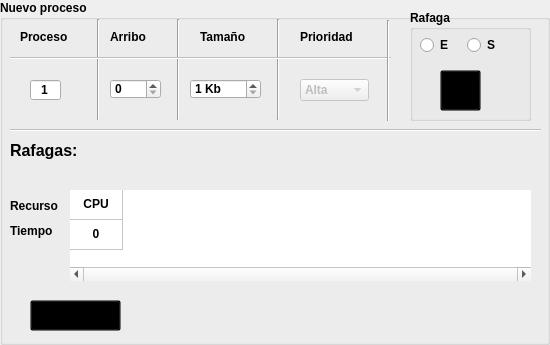
     <widget class="QGroupBox" name="lay_procesos">
      <property name="enabled">
       <bool>true</bool>
      </property>
      <property name="geometry">
       <rect>
        <x>10</x>
        <y>160</y>
        <width>550</width>
        <height>345</height>
       </rect>
      </property>
      <property name="sizePolicy">
       <sizepolicy hsizetype="Preferred" vsizetype="Expanding">
        <horstretch>0</horstretch>
        <verstretch>0</verstretch>
       </sizepolicy>
      </property>
      <property name="minimumSize">
       <size>
        <width>0</width>
        <height>0</height>
       </size>
      </property>
      <property name="maximumSize">
       <size>
        <width>580</width>
        <height>345</height>
       </size>
      </property>
      <property name="font">
       <font>
        <pointsize>9</pointsize>
        <weight>75</weight>
        <bold>true</bold>
       </font>
      </property>
      <property name="autoFillBackground">
       <bool>false</bool>
      </property>
      <property name="title">
       <string>Nuevo proceso</string>
      </property>
      <widget class="QSpinBox" name="arribo">
       <property name="geometry">
        <rect>
         <x>110</x>
         <y>79</y>
         <width>51</width>
         <height>20</height>
        </rect>
       </property>
       <property name="font">
        <font>
         <pointsize>9</pointsize>
        </font>
       </property>
       <property name="maximum">
        <number>1000</number>
       </property>
      </widget>
      <widget class="QSpinBox" name="tam">
       <property name="geometry">
        <rect>
         <x>190</x>
         <y>79</y>
         <width>71</width>
         <height>20</height>
        </rect>
       </property>
       <property name="font">
        <font>
         <pointsize>9</pointsize>
        </font>
       </property>
       <property name="accelerated">
        <bool>true</bool>
       </property>
       <property name="suffix">
        <string> Kb</string>
       </property>
       <property name="minimum">
        <number>1</number>
       </property>
       <property name="maximum">
        <number>4096</number>
       </property>
      </widget>
      <widget class="QLabel" name="lab_idp">
       <property name="geometry">
        <rect>
         <x>20</x>
         <y>29</y>
         <width>51</width>
         <height>16</height>
        </rect>
       </property>
       <property name="font">
        <font>
         <family>Arial</family>
         <pointsize>9</pointsize>
         <weight>75</weight>
         <bold>true</bold>
        </font>
       </property>
       <property name="text">
        <string>Proceso</string>
       </property>
      </widget>
      <widget class="QLabel" name="lab_tam">
       <property name="geometry">
        <rect>
         <x>200</x>
         <y>29</y>
         <width>61</width>
         <height>16</height>
        </rect>
       </property>
       <property name="font">
        <font>
         <family>Arial</family>
         <pointsize>9</pointsize>
         <weight>75</weight>
         <bold>true</bold>
        </font>
       </property>
       <property name="text">
        <string>Tamaño</string>
       </property>
      </widget>
      <widget class="QTableWidget" name="rafaga">
       <property name="geometry">
        <rect>
         <x>70</x>
         <y>190</y>
         <width>461</width>
         <height>91</height>
        </rect>
       </property>
       <property name="maximumSize">
        <size>
         <width>16777215</width>
         <height>16777215</height>
        </size>
       </property>
       <property name="font">
        <font>
         <pointsize>9</pointsize>
        </font>
       </property>
       <property name="focusPolicy">
        <enum>Qt::ClickFocus</enum>
       </property>
       <property name="toolTip">
        <string>Editar tiempos de cada rafaga agregada</string>
       </property>
       <property name="layoutDirection">
        <enum>Qt::LeftToRight</enum>
       </property>
       <property name="styleSheet">
        <string notr="true"/>
       </property>
       <property name="frameShape">
        <enum>QFrame::NoFrame</enum>
       </property>
       <property name="verticalScrollBarPolicy">
        <enum>Qt::ScrollBarAsNeeded</enum>
       </property>
       <property name="horizontalScrollBarPolicy">
        <enum>Qt::ScrollBarAlwaysOn</enum>
       </property>
       <property name="sizeAdjustPolicy">
        <enum>QAbstractScrollArea::AdjustToContents</enum>
       </property>
       <property name="autoScrollMargin">
        <number>0</number>
       </property>
       <property name="alternatingRowColors">
        <bool>false</bool>
       </property>
       <property name="gridStyle">
        <enum>Qt::SolidLine</enum>
       </property>
       <attribute name="horizontalHeaderVisible">
        <bool>false</bool>
       </attribute>
       <attribute name="horizontalHeaderDefaultSectionSize">
        <number>53</number>
       </attribute>
       <attribute name="horizontalHeaderHighlightSections">
        <bool>true</bool>
       </attribute>
       <attribute name="horizontalHeaderMinimumSectionSize">
        <number>30</number>
       </attribute>
       <attribute name="horizontalHeaderShowSortIndicator" stdset="0">
        <bool>false</bool>
       </attribute>
       <attribute name="horizontalHeaderStretchLastSection">
        <bool>false</bool>
       </attribute>
       <attribute name="verticalHeaderVisible">
        <bool>false</bool>
       </attribute>
       <attribute name="verticalHeaderHighlightSections">
        <bool>true</bool>
       </attribute>
       <row>
        <property name="text">
         <string>R</string>
        </property>
       </row>
       <row>
        <property name="text">
         <string>T</string>
        </property>
       </row>
       <column>
        <property name="text">
         <string>a</string>
        </property>
       </column>
       <item row="0" column="0">
        <property name="text">
         <string>CPU</string>
        </property>
        <property name="font">
         <font>
          <family>Arial</family>
          <pointsize>9</pointsize>
         </font>
        </property>
        <property name="textAlignment">
         <set>AlignCenter</set>
        </property>
       </item>
       <item row="1" column="0">
        <property name="text">
         <string>0</string>
        </property>
        <property name="font">
         <font>
          <family>Arial</family>
          <pointsize>9</pointsize>
          <italic>false</italic>
          <underline>false</underline>
          <strikeout>false</strikeout>
          <kerning>true</kerning>
         </font>
        </property>
        <property name="textAlignment">
         <set>AlignCenter</set>
        </property>
       </item>
      </widget>
      <widget class="QLabel" name="lab_tiempo">
       <property name="geometry">
        <rect>
         <x>10</x>
         <y>220</y>
         <width>61</width>
         <height>21</height>
        </rect>
       </property>
       <property name="font">
        <font>
         <pointsize>9</pointsize>
         <weight>75</weight>
         <bold>true</bold>
        </font>
       </property>
       <property name="text">
        <string>Tiempo</string>
       </property>
      </widget>
      <widget class="Line" name="line_15">
       <property name="geometry">
        <rect>
         <x>270</x>
         <y>19</y>
         <width>16</width>
         <height>101</height>
        </rect>
       </property>
       <property name="font">
        <font>
         <pointsize>9</pointsize>
        </font>
       </property>
       <property name="orientation">
        <enum>Qt::Vertical</enum>
       </property>
      </widget>
      <widget class="QLabel" name="lab_recurso">
       <property name="geometry">
        <rect>
         <x>10</x>
         <y>190</y>
         <width>61</width>
         <height>31</height>
        </rect>
       </property>
       <property name="font">
        <font>
         <pointsize>9</pointsize>
         <weight>75</weight>
         <bold>true</bold>
        </font>
       </property>
       <property name="text">
        <string>Recurso</string>
       </property>
      </widget>
      <widget class="Line" name="line_16">
       <property name="geometry">
        <rect>
         <x>90</x>
         <y>19</y>
         <width>16</width>
         <height>101</height>
        </rect>
       </property>
       <property name="font">
        <font>
         <pointsize>9</pointsize>
        </font>
       </property>
       <property name="orientation">
        <enum>Qt::Vertical</enum>
       </property>
      </widget>
      <widget class="QLabel" name="lab_arribo">
       <property name="geometry">
        <rect>
         <x>110</x>
         <y>29</y>
         <width>51</width>
         <height>16</height>
        </rect>
       </property>
       <property name="font">
        <font>
         <family>Arial</family>
         <pointsize>9</pointsize>
         <weight>75</weight>
         <bold>true</bold>
        </font>
       </property>
       <property name="text">
        <string>Arribo</string>
       </property>
      </widget>
      <widget class="QLineEdit" name="id_proceso">
       <property name="geometry">
        <rect>
         <x>30</x>
         <y>80</y>
         <width>31</width>
         <height>20</height>
        </rect>
       </property>
       <property name="font">
        <font>
         <pointsize>9</pointsize>
        </font>
       </property>
       <property name="styleSheet">
        <string notr="true"/>
       </property>
       <property name="text">
        <string>1</string>
       </property>
       <property name="alignment">
        <set>Qt::AlignCenter</set>
       </property>
      </widget>
      <widget class="QLabel" name="lab_rafagas">
       <property name="geometry">
        <rect>
         <x>10</x>
         <y>140</y>
         <width>71</width>
         <height>21</height>
        </rect>
       </property>
       <property name="font">
        <font>
         <family>MS Shell Dlg 2</family>
         <pointsize>12</pointsize>
         <weight>75</weight>
         <bold>true</bold>
        </font>
       </property>
       <property name="text">
        <string>Rafagas:</string>
       </property>
      </widget>
      <widget class="Line" name="line_17">
       <property name="geometry">
        <rect>
         <x>170</x>
         <y>19</y>
         <width>16</width>
         <height>101</height>
        </rect>
       </property>
       <property name="font">
        <font>
         <pointsize>9</pointsize>
        </font>
       </property>
       <property name="orientation">
        <enum>Qt::Vertical</enum>
       </property>
      </widget>
      <widget class="QGroupBox" name="lay_rafaga">
       <property name="geometry">
        <rect>
         <x>410</x>
         <y>10</y>
         <width>121</width>
         <height>111</height>
        </rect>
       </property>
       <property name="font">
        <font>
         <pointsize>9</pointsize>
         <weight>75</weight>
         <bold>true</bold>
        </font>
       </property>
       <property name="title">
        <string>Rafaga</string>
       </property>
       <widget class="QWidget" name="layoutWidget_3">
        <property name="geometry">
         <rect>
          <x>10</x>
          <y>20</y>
          <width>91</width>
          <height>31</height>
         </rect>
        </property>
        <property name="font">
         <font>
          <pointsize>9</pointsize>
         </font>
        </property>
        <layout class="QHBoxLayout" name="horizontalLayout_8">
         <property name="spacing">
          <number>3</number>
         </property>
         <item>
          <widget class="QRadioButton" name="entrada">
           <property name="font">
            <font>
             <pointsize>9</pointsize>
             <weight>75</weight>
             <bold>true</bold>
            </font>
           </property>
           <property name="text">
            <string>E</string>
           </property>
          </widget>
         </item>
         <item>
          <widget class="QRadioButton" name="salida">
           <property name="font">
            <font>
             <pointsize>9</pointsize>
             <weight>75</weight>
             <bold>true</bold>
            </font>
           </property>
           <property name="text">
            <string>S</string>
           </property>
          </widget>
         </item>
        </layout>
       </widget>
       <widget class="QPushButton" name="bot_rafaga">
        <property name="geometry">
         <rect>
          <x>30</x>
          <y>60</y>
          <width>41</width>
          <height>41</height>
         </rect>
        </property>
        <property name="font">
         <font>
          <pointsize>9</pointsize>
         </font>
        </property>
        <property name="layoutDirection">
         <enum>Qt::RightToLeft</enum>
        </property>
        <property name="autoFillBackground">
         <bool>false</bool>
        </property>
        <property name="styleSheet">
         <string notr="true">background: transparent;</string>
        </property>
        <property name="text">
         <string/>
        </property>
        <property name="icon">
         <iconset>
          <normaloff>iconos/img_boton_agregar.png</normaloff>iconos/img_boton_agregar.png</iconset>
        </property>
        <property name="iconSize">
         <size>
          <width>40</width>
          <height>40</height>
         </size>
        </property>
        <property name="flat">
         <bool>false</bool>
        </property>
       </widget>
      </widget>
      <widget class="QPushButton" name="bot_proceso">
       <property name="geometry">
        <rect>
         <x>30</x>
         <y>300</y>
         <width>91</width>
         <height>31</height>
        </rect>
       </property>
       <property name="font">
        <font>
         <pointsize>9</pointsize>
         <weight>75</weight>
         <bold>true</bold>
        </font>
       </property>
       <property name="toolTip">
        <string>Agregar proceso a la lista</string>
       </property>
       <property name="styleSheet">
        <string notr="true">background:transparent;</string>
       </property>
       <property name="text">
        <string>Aceptar</string>
       </property>
       <property name="icon">
        <iconset>
         <normaloff>iconos/img_boton_cargar.png</normaloff>iconos/img_boton_cargar.png</iconset>
       </property>
       <property name="iconSize">
        <size>
         <width>30</width>
         <height>30</height>
        </size>
       </property>
      </widget>
      <widget class="Line" name="line_18">
       <property name="enabled">
        <bool>false</bool>
       </property>
       <property name="geometry">
        <rect>
         <x>10</x>
         <y>120</y>
         <width>531</width>
         <height>21</height>
        </rect>
       </property>
       <property name="font">
        <font>
         <pointsize>9</pointsize>
        </font>
       </property>
       <property name="orientation">
        <enum>Qt::Horizontal</enum>
       </property>
      </widget>
      <widget class="Line" name="line_19">
       <property name="enabled">
        <bool>false</bool>
       </property>
       <property name="geometry">
        <rect>
         <x>10</x>
         <y>50</y>
         <width>381</width>
         <height>16</height>
        </rect>
       </property>
       <property name="font">
        <font>
         <pointsize>9</pointsize>
        </font>
       </property>
       <property name="orientation">
        <enum>Qt::Horizontal</enum>
       </property>
      </widget>
      <widget class="Line" name="line_20">
       <property name="geometry">
        <rect>
         <x>380</x>
         <y>20</y>
         <width>16</width>
         <height>101</height>
        </rect>
       </property>
       <property name="font">
        <font>
         <pointsize>9</pointsize>
        </font>
       </property>
       <property name="orientation">
        <enum>Qt::Vertical</enum>
       </property>
      </widget>
      <widget class="QLabel" name="lab_prioridad">
       <property name="geometry">
        <rect>
         <x>300</x>
         <y>29</y>
         <width>61</width>
         <height>16</height>
        </rect>
       </property>
       <property name="font">
        <font>
         <family>Arial</family>
         <pointsize>9</pointsize>
         <weight>75</weight>
         <bold>true</bold>
        </font>
       </property>
       <property name="text">
        <string>Prioridad</string>
       </property>
      </widget>
      <widget class="QComboBox" name="lay_prioridad">
       <property name="enabled">
        <bool>false</bool>
       </property>
       <property name="geometry">
        <rect>
         <x>300</x>
         <y>79</y>
         <width>69</width>
         <height>22</height>
        </rect>
       </property>
       <property name="currentIndex">
        <number>0</number>
       </property>
       <item>
        <property name="text">
         <string>Alta</string>
        </property>
       </item>
       <item>
        <property name="text">
         <string>Media</string>
        </property>
       </item>
       <item>
        <property name="text">
         <string>Baja</string>
        </property>
       </item>
      </widget>
     </widget>
